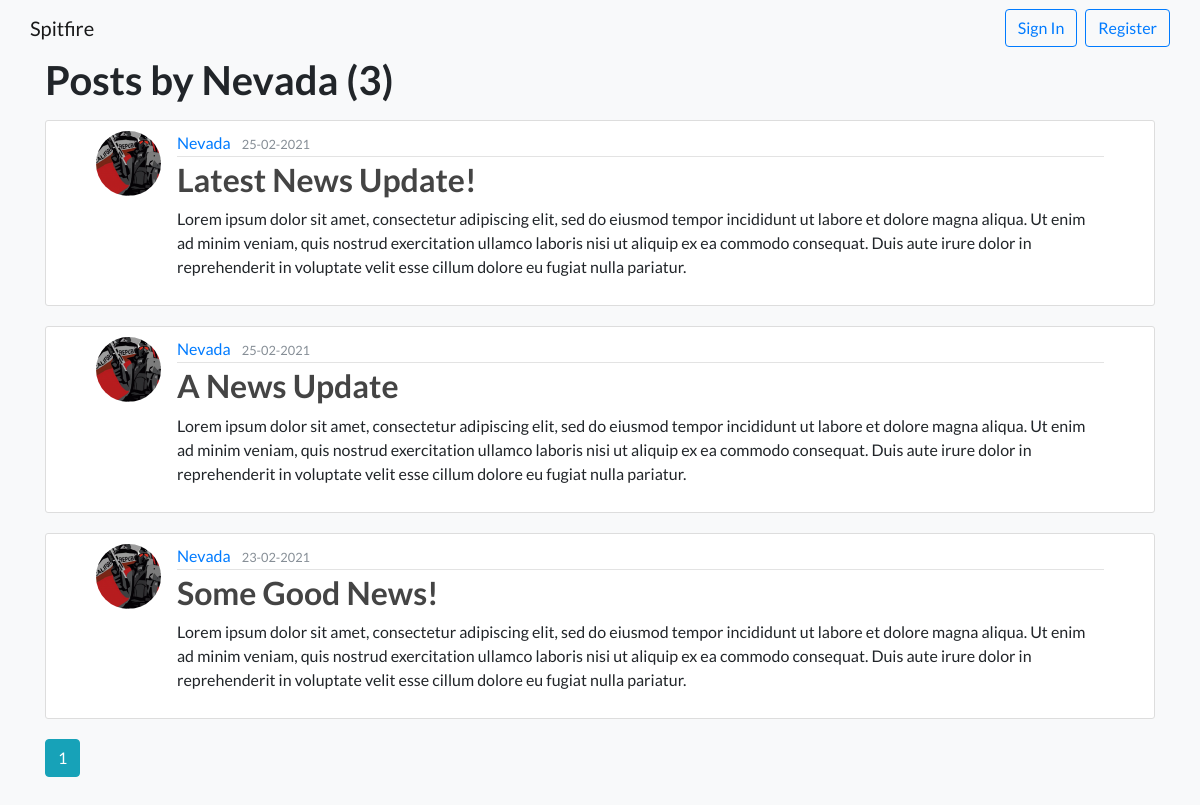
/user/Nevada, run on the app's committed database.
### Spitfire1/models.py (models this page shows, shortened)
class User(db.Model, UserMixin):
    id = db.Column(db.Integer, primary_key=True)
    username = db.Column(db.String(20), unique=True, nullable=False)
    email = db.Column(db.String(120), unique=True, nullable=False)
    image_file = db.Column(db.String(20), nullable=False, default='default.jpg')
    password = db.Column(db.String(60), nullable=False)
    posts = db.relationship('Post', backref='author', lazy=True)
    tasks = db.relationship('Task', backref='author', lazy=True)
    group_id = db.Column(db.Integer, db.ForeignKey('group.id'), default=0)

class Post(db.Model):
    id = db.Column(db.Integer, primary_key=True)
    title = db.Column(db.String(100), nullable=False)
    date_posted = db.Column(db.DateTime, nullable=False, default=datetime.utcnow)
    content = db.Column(db.Text, nullable=False)
    user_id = db.Column(db.Integer, db.ForeignKey('user.id'), nullable=False)

### Spitfire1/users/routes.py (the view)
@users.route('/user/<string:username>')
def user_posts(username):
    page = request.args.get('page', 1, type=int)
    user = User.query.filter_by(username=username).first_or_404()
    posts = Post.query.filter_by(author=user).order_by(Post.date_posted.desc()).paginate(page=page, per_page=3)
    return render_template('user_posts.html', posts=posts, user=user)

### Spitfire1/templates/user_posts.html
{% extends "base.html" %}
{% block content %}
  <h1 class="mb-3">Posts by {{ user.username }} ({{ posts.total }}) </h1>
  {% for post in posts.items %}
    <article class="media content-section">
      <img class="rounded-circle article-img" src="{{ url_for('static', filename='profile_images/' + post.author.image_file) }}">
      <div class="media-body">
        <div class="article-metadata">
            <a class="mr-2" href="{{ url_for('users.user_posts', username=post.author.username) }}">{{ post.author.username }}</a>
            <small class="text-muted">{{ post.date_posted.strftime('%d-%m-%Y') }}</small>
        </div>
        <h2><a class="article-title" href="{{ url_for('posts.post', post_id=post.id) }}">{{ post.title }}</a></h2>
        <p class="article-content">{{ post.content }}</p>
      </div>
    </article>
  {% endfor %}
  {% for page_num in posts.iter_pages(left_edge=1, right_edge=1, left_current=1, right_current=2) %}
    {% if page_num %}
      {% if posts.page == page_num %}
        <a class="btn btn-info mb-4" href="{{ url_for('users.user_posts', username=user.username, page=page_num) }}">{{ page_num }}</a>
      {% else %}
        <a class="btn btn-outline-info mb-4" href="{{ url_for('users.user_posts', username=user.username, page=page_num) }}">{{ page_num }}</a>
      {% endif %}
    {% else %}
      ...
    {% endif %}
  {% endfor %}
{% endblock content %}

### Spitfire1/templates/base.html (shortened to what this page needs)
<!DOCTYPE html>
<html>
<head>
    <link rel="stylesheet" href="{{ url_for('static', filename='main.css') }}">
    <link rel="stylesheet" href="{{ url_for('static', filename='bootstrap.min.css') }}">
</head>
<body>
    <nav class="navbar navbar-light navbar-expand bg-light navigation-clean">
        <div class="container"><a class="navbar-brand" href="{{ url_for('base.home') }}">Spitfire</a><button data-toggle="collapse" class="navbar-toggler" data-target="#navcol-1"></button>
            <div class="collapse navbar-collapse" id="navcol-1">
              {% if current_user.is_authenticated %}
                {% if current_user.id != 1 %}
                  <a class="btn btn btn-outline-primary ml-auto" href="{{ url_for('users.account') }}">Account</a>
                  <a class="btn btn btn-outline-primary ml-2" href="{{ url_for('users.logout') }}">Logout</a>
                {% else %}
                  <a class="btn btn btn-outline-primary ml-auto" href="{{ url_for('posts.new_post') }}">New Post</a>
                  <a class="btn btn btn-outline-primary ml-2" href="{{ url_for('users.account') }}">Account</a>
                  <a class="btn btn btn-outline-primary ml-2" href="{{ url_for('users.logout') }}">Logout</a>
                {% endif %}
              {% else %}
                <a class="btn btn btn-outline-primary ml-auto" role="button" href="{{ url_for('users.login') }}">Sign In</a>
                <a class="btn btn btn-outline-primary ml-2" href="{{ url_for('users.register') }}">Register</a>
              {% endif %}
            </div>
        </div>
    </nav>
    <main style="background: var(--light)">
      <main role="main" class="container" style="background: var(--light); background-size: cover; height:100vh ">
      <div class="row align-items-center">
        <div class="col-md-12 offset-md">
          {% block content %}{% endblock %}
        </div>
      </div>
    </main>
    </main>
</body>
</html>

### Spitfire1/static/main.css (style rules this page uses)
.content-section { background: #ffffff; padding: 10px 50px; border: 1px solid #dddddd; border-radius: 3px; margin-bottom: 20px; }
.article-title { color: #444444; }
.article-content { white-space: pre-line; }
.article-img { height: 65px; width: 65px; margin-right: 16px; }
.article-metadata { padding-bottom: 1px; margin-bottom: 4px; border-bottom: 1px solid #e3e3e3 }

### data on the page
User: username "Nevada"
Post: image_file (picture), author.username "Nevada", date_posted "25-02-2021", title "Latest News Update!", content "Lorem ipsum dolor sit amet, consectetur adipiscing elit, sed do eiusmod tempor incididunt ut labore et dolore magna aliqua. Ut enim ad minim veniam, quis nostrud exercitation ullamco laboris nisi ut aliquip ex ea commodo consequat. Duis aute irure dolor in reprehenderit in voluptate velit esse cillum dolore eu fugiat nulla pariatur."
Post: image_file (picture), author.username "Nevada", date_posted "25-02-2021", title "A News Update", content "Lorem ipsum dolor sit amet, consectetur adipiscing elit, sed do eiusmod tempor incididunt ut labore et dolore magna aliqua. Ut enim ad minim veniam, quis nostrud exercitation ullamco laboris nisi ut aliquip ex ea commodo consequat. Duis aute irure dolor in reprehenderit in voluptate velit esse cillum dolore eu fugiat nulla pariatur."
Post: image_file (picture), author.username "Nevada", date_posted "23-02-2021", title "Some Good News!", content "Lorem ipsum dolor sit amet, consectetur adipiscing elit, sed do eiusmod tempor incididunt ut labore et dolore magna aliqua. Ut enim ad minim veniam, quis nostrud exercitation ullamco laboris nisi ut aliquip ex ea commodo consequat. Duis aute irure dolor in reprehenderit in voluptate velit esse cillum dolore eu fugiat nulla pariatur."

### other printed values
{{ posts.total }} "3"
{{ page_num }} "1"
